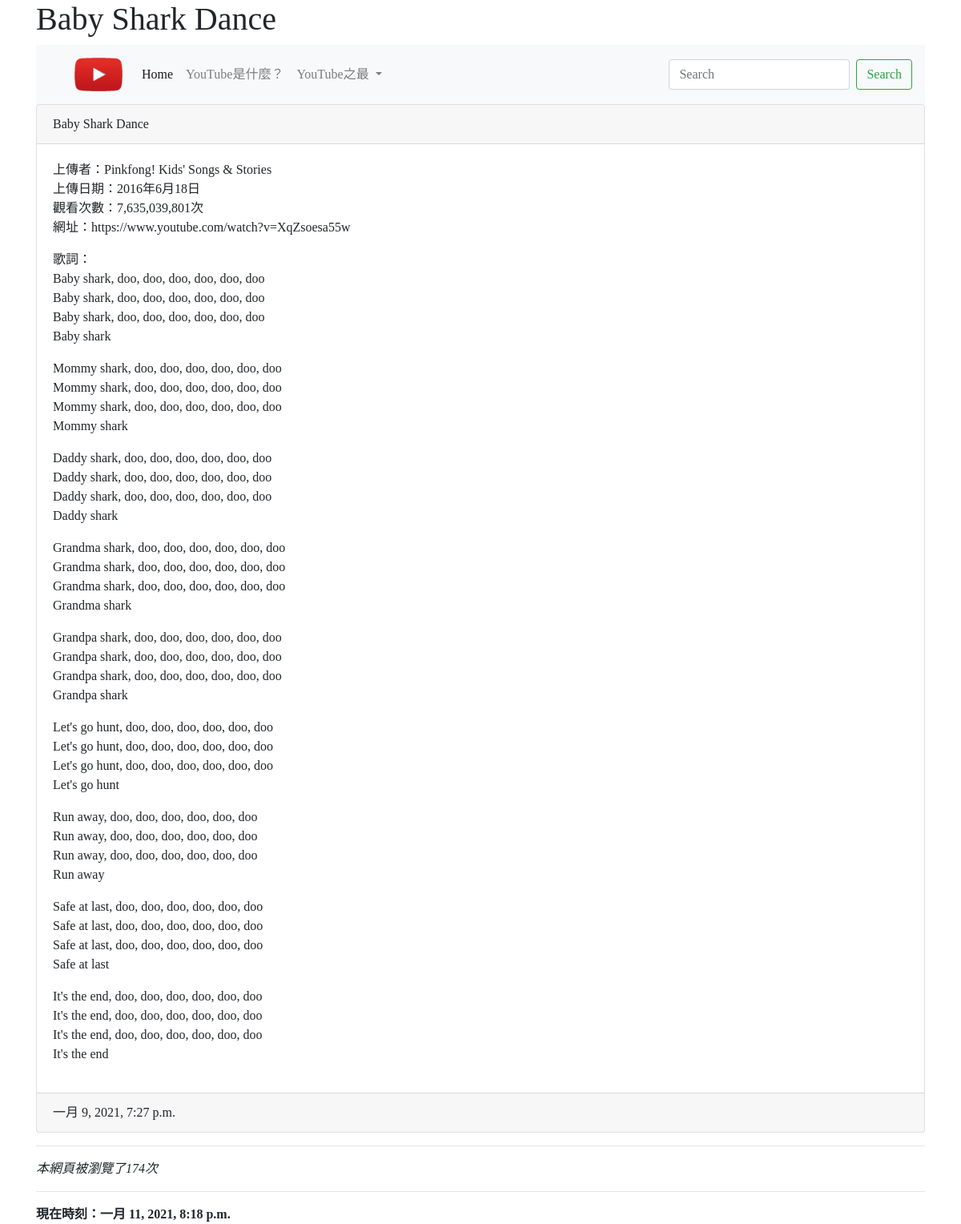
Page /watch/p1/ on the committed database.
### mainsite/models.py (models this page shows, shortened)
class Watch(models.Model):
    title = models.CharField(max_length=200)
    slug = models.CharField(max_length=200)
    body = models.TextField()
    pub_date = models.DateTimeField(default=timezone.now)
    class Meta:
        ordering = ('-pub_date',)

### mainsite/views.py (the view)
# urls.py: path('watch/<str:slug>/', showwatch),
def showwatch(request, slug):
    hit_count = len(AccessInfo.objects.all())
    now = datetime.now()
    try:
        watch = Watch.objects.get(slug=slug)
        return render(request, "watch.html", locals())
    except:
        return redirect("/")

### templates/watch.html (shortened to what this page needs)
{% extends 'base.html' %}
{% block titlemessage %}
    <h1>{{ watch.title }}</h1>
{% endblock %}
{% block content %}
      <div class="card">
        <div class="card-header">
          {{ watch.title }}
        </div>
        <div class="card-body">
          {{ watch.body | linebreaks }}
        </div>
        <div class="card-footer">
          {{ watch.pub_date }}
        </div>
      </div>
{% endblock %}

### templates/base.html (style rules this page uses)
body { font-family: 微軟正黑體; }

### rows in the picture
Watch: title "Baby Shark Dance", body "上傳者：Pinkfong! Kids' Songs & Stories 上傳日期：2016年6月18日 觀看次數：7,635,039,801次 網址：https://www.youtube.com/watch?v=XqZsoesa55w 歌詞： Baby shark, doo, doo, doo, doo, doo, doo Baby shark, doo, doo, doo, doo, doo, doo Baby shark, doo, doo, doo, doo, doo, doo Baby shark Mommy shark, doo, doo, doo, doo, doo, doo Mommy shark, doo, doo, doo, doo, doo, doo Mommy shark, doo, doo, doo, doo, doo, doo Mommy shark Daddy shark, doo, doo, doo, doo, doo, doo Daddy shark, doo, doo, doo, doo, doo, doo Daddy shark, doo, doo, doo, doo, doo, doo Daddy shark Grandma shark, doo, doo, doo, doo, doo, doo Grandma shark, doo, doo, doo, doo, doo, doo Grandma shark, doo, doo, doo, doo, doo, doo Grandma shark Grandpa shark, doo,…", pub_date "一月 9, 2021, 7:27 p.m."

### other values in the picture
{{ hit_count }} "174"
